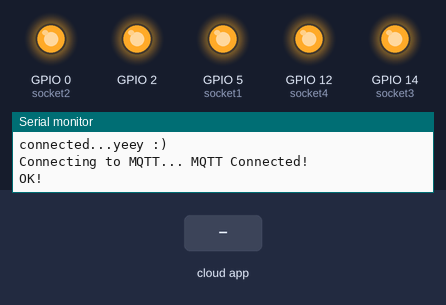
The sketch below on a simulated ESP8266 (NodeMCU). On the bench: output pins drawn as LEDs (lit = HIGH, except the on-board LED, lit = LOW), the last lines printed to the serial monitor. Inputs (shaded band) come from the test bench. WiFi joins after 1.5 s; servers stay silent unless stated; no MQTT or app messages arrive unless stated.

Above: at 2.7 s.
2.8 s: the phone or cloud app sets port3_control to ON
At 3.9 s:
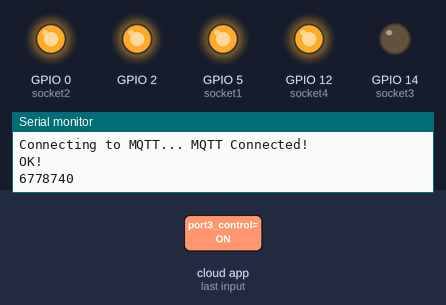
4.3 s: the phone or cloud app sets port1_control to ON
At 5.0 s:
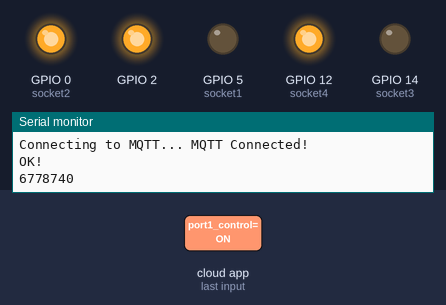
5.8 s: the phone or cloud app sets port2_control to ON
At 7.0 s:
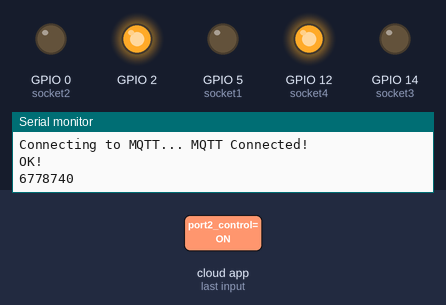
7.3 s: the phone or cloud app sets port4_control to ON
At 8.2 s:
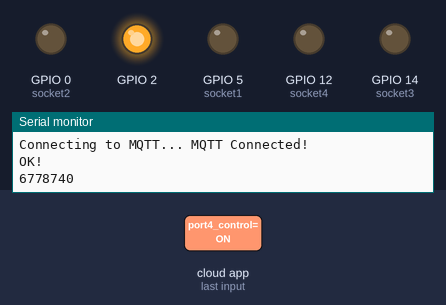
8.8 s: the phone or cloud app sets port1_control to reset
At 9.2 s:
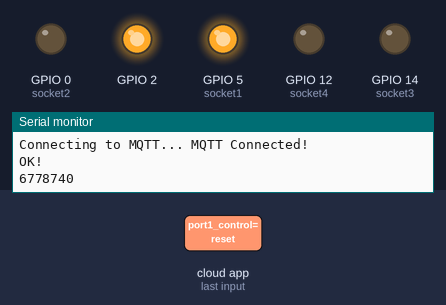
10.3 s: the phone or cloud app sets port2_control to reset
At 11.4 s:
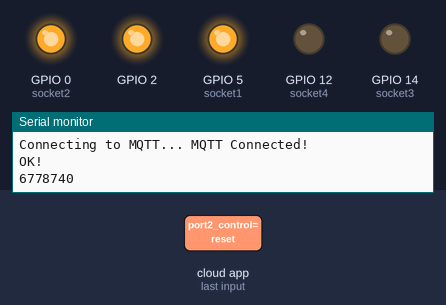
Timing chart, 0 to 12.8 s (numbered marks = the images above; inputs shaded):
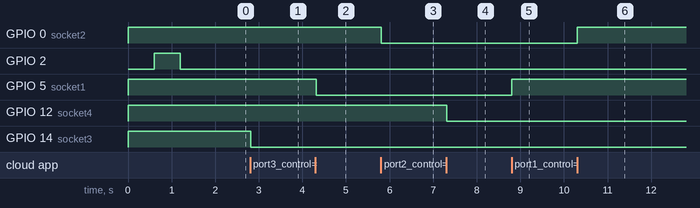

Measured:
- after the input at 2.8 s, GPIO 14 (socket3): HIGH → LOW at once
- after the input at 4.3 s, GPIO 5 (socket1): HIGH → LOW at once
- after the input at 5.8 s, GPIO 0 (socket2): HIGH → LOW at once
- after the input at 7.3 s, GPIO 12 (socket4): HIGH → LOW at once
- after the input at 8.8 s, GPIO 5 (socket1): LOW → HIGH at once
- after the input at 10.3 s, GPIO 0 (socket2): LOW → HIGH at once

The sketch:

version4.0.ino
```cpp
#if defined(ESP8266)
#include <ESP8266WiFi.h>          //https://github.com/esp8266/Arduino
#else
#include <WiFi.h>
#endif

//needed for library
#include <ESPAsyncWebServer.h>
#include <ESPAsyncWiFiManager.h>         //https://github.com/tzapu/WiFiManager
#include <FS.h>
#include <Wire.h>
#include <ESP8266mDNS.h>
#include <WiFiUdp.h>
#include <ArduinoOTA.h>
#include <Ticker.h>
#include <ESP8266WiFi.h>
#include "Adafruit_MQTT.h"
#include "Adafruit_MQTT_Client.h"


#define AIO_SERVER      "io.adafruit.com"
#define AIO_SERVERPORT  1883                   // use 8883 for SSL
#define AIO_USERNAME    "sakib_chowdhury"
#define AIO_KEY         "aio_QihB28dJAWuA5A3hWeGQLyE8DfYH"

const int socket1 = 5;
const int socket2 = 0;
const int socket3 = 14;
const int socket4 = 12;


Ticker ticker;


AsyncWebServer server(80);
DNSServer dns;


/************ Global State (you don't need to change this!) ******************/

// Create an ESP8266 WiFiClient class to connect to the MQTT server.
WiFiClient client;
// or... use WiFiFlientSecure for SSL
//WiFiClientSecure client;

// Setup the MQTT client class by passing in the WiFi client and MQTT server and login details.
Adafruit_MQTT_Client mqtt(&client, AIO_SERVER, AIO_SERVERPORT, AIO_USERNAME, AIO_KEY);


/****************************** Feeds ***************************************/


// Notice MQTT paths for AIO follow the form: <username>/feeds/<feedname>
Adafruit_MQTT_Publish port1_status = Adafruit_MQTT_Publish(&mqtt, AIO_USERNAME "/feeds/port1_status");
Adafruit_MQTT_Publish port2_status = Adafruit_MQTT_Publish(&mqtt, AIO_USERNAME "/feeds/port2_status");
Adafruit_MQTT_Publish port3_status = Adafruit_MQTT_Publish(&mqtt, AIO_USERNAME "/feeds/port3_status");
Adafruit_MQTT_Publish port4_status = Adafruit_MQTT_Publish(&mqtt, AIO_USERNAME "/feeds/port4_status");
Adafruit_MQTT_Publish _status = Adafruit_MQTT_Publish(&mqtt, AIO_USERNAME "/feeds/_status");


// Setup a feed called 'onoff' for subscribing to changes.
Adafruit_MQTT_Subscribe port1_control = Adafruit_MQTT_Subscribe(&mqtt, AIO_USERNAME "/feeds/port1_control");
Adafruit_MQTT_Subscribe port2_control = Adafruit_MQTT_Subscribe(&mqtt, AIO_USERNAME "/feeds/port2_control");
Adafruit_MQTT_Subscribe port3_control = Adafruit_MQTT_Subscribe(&mqtt, AIO_USERNAME "/feeds/port3_control");
Adafruit_MQTT_Subscribe port4_control = Adafruit_MQTT_Subscribe(&mqtt, AIO_USERNAME "/feeds/port4_control");
Adafruit_MQTT_Subscribe _reset = Adafruit_MQTT_Subscribe(&mqtt, AIO_USERNAME "/feeds/reset");


void tick();
void configModeCallback (AsyncWiFiManager *myWiFiManager);
void wifi_connect();
void MQTT_connect();


AsyncWiFiManager wifiManager(&server,&dns);


void setup() {
  // put your setup code here, to run once:
  Serial.begin(115200);

  digitalWrite(socket1,1);
  digitalWrite(socket2,1);
  digitalWrite(socket3,1);
  digitalWrite(socket4,1);


  pinMode(socket1, OUTPUT);
  pinMode(socket2, OUTPUT);
  pinMode(socket3, OUTPUT);
  pinMode(socket4, OUTPUT);
  pinMode(BUILTIN_LED, OUTPUT);

  Serial.println("Booting");

  wifi_connect();
  ArduinoOTA.setHostname("multiplug_root");
  ArduinoOTA.setPassword((const char *)"alh84001");
  ArduinoOTA.onStart([]() {
  Serial.println("Start");
  });
  ArduinoOTA.onEnd([]() {
    Serial.println("\nEnd");
  });
  ArduinoOTA.onProgress([](unsigned int progress, unsigned int total) {
    Serial.printf("Progress: %u%%\r", (progress / (total / 100)));
  });
  ArduinoOTA.onError([](ota_error_t error) {
    Serial.printf("Error[%u]: ", error);
    if (error == OTA_AUTH_ERROR) Serial.println("Auth Failed");
    else if (error == OTA_BEGIN_ERROR) Serial.println("Begin Failed");
    else if (error == OTA_CONNECT_ERROR) Serial.println("Connect Failed");
    else if (error == OTA_RECEIVE_ERROR) Serial.println("Receive Failed");
    else if (error == OTA_END_ERROR) Serial.println("End Failed");
  });
  ArduinoOTA.begin();
  // Setup MQTT subscription for onoff feed.
  mqtt.subscribe(&port1_control);
  mqtt.subscribe(&port2_control);
  mqtt.subscribe(&port3_control);
  mqtt.subscribe(&port4_control);
  mqtt.subscribe(&_reset);

}

void loop() {
  // put your main code here, to run repeatedly:
  wifi_connect();
  MQTT_connect();
  Adafruit_MQTT_Subscribe *subscription;

  while ((subscription = mqtt.readSubscription(5000))) {

    if (subscription == &port1_control) {
      if (strcmp((char *)port1_control.lastread , "ON") ==0)
      {
        digitalWrite(socket1, LOW);
      }

      else
      {
        digitalWrite(socket1, HIGH);
      }
    }


    if (subscription == &port2_control) {
      if (strcmp((char *)port2_control.lastread , "ON") ==0)
      {
        digitalWrite(socket2, LOW);
      }

      else
      {
        digitalWrite(socket2, HIGH);
      }
    }

    if (subscription == &port3_control) {
      if (strcmp((char *)port3_control.lastread , "ON") ==0)
      {
        digitalWrite(socket3, LOW);
        Serial.println('got');
      }

      else
      {
        digitalWrite(socket3, HIGH);
      }
    }

    if (subscription == &port4_control) {
      if (strcmp((char *)port4_control.lastread , "ON") ==0)
      {
        digitalWrite(socket4, LOW);
      }

      else
      {
        digitalWrite(socket4, HIGH);
      }
    }

    if (subscription == &_reset) {
      if (strcmp((char *)_reset.lastread , "reset") ==0)
      {
        wifiManager.resetSettings();
        while(1);
      }
    }
    ArduinoOTA.handle();
  }


  Serial.print(F("\nSending port1 val "));
  if (! port1_status.publish(!digitalRead(socket1))) {
    Serial.println(F("Failed"));
  } else {
    Serial.println(F("OK!"));
  }
  ArduinoOTA.handle();
  delay(1200);


  Serial.print(F("\nSending port2 val "));
  if (! port2_status.publish(!digitalRead(socket2))) {
    Serial.println(F("Failed"));
  } else {
    Serial.println(F("OK!"));
  }
  ArduinoOTA.handle();
  delay(1200);


  Serial.print(F("\nSending port3 val "));
  if (! port3_status.publish(!digitalRead(socket3))) {
    Serial.println(F("Failed"));
  } else {
    Serial.println(F("OK!"));
  }
  ArduinoOTA.handle();
  delay(1200);


  Serial.print(F("\nSending port4 val "));
  if (! port4_status.publish(!digitalRead(socket4))) {
    Serial.println(F("Failed"));
  } else {
    Serial.println(F("OK!"));
  }
  ArduinoOTA.handle();
  delay(1200);


}

void tick() // for ticking the led indicator during boot
{
  //toggle state
  int state = digitalRead(BUILTIN_LED);  // get the current state of GPIO1 pin
  digitalWrite(BUILTIN_LED, !state);     // set pin to the opposite state
}

void configModeCallback (AsyncWiFiManager *myWiFiManager) { //unnecessary
  Serial.println("Entered config mode");
  Serial.println(WiFi.softAPIP());
  //if you used auto generated SSID, print it
  Serial.println(myWiFiManager->getConfigPortalSSID());
  //entered config mode, make led toggle faster
  ticker.attach(0.2, tick);
}


void wifi_connect()
{
  if (WiFi.status() == WL_DISCONNECTED)
  {

    ticker.attach(0.6, tick);

    wifiManager.autoConnect("Multiplug Access Point");
    ArduinoOTA.handle();
    Serial.println("connected...yeey :)");


    ticker.detach();
    digitalWrite(BUILTIN_LED, LOW);
  }
  else
  {
  return;
  }
}


void MQTT_connect() {
  int8_t ret;

  // Stop if already connected.
  if (mqtt.connected()) {
    return;
  }
  ticker.attach(0.2, tick);
  Serial.print("Connecting to MQTT... ");


  while ((ret = mqtt.connect()) != 0) { // connect will return 0 for connected
       wifi_connect();
       Serial.println(mqtt.connectErrorString(ret));
       Serial.println("Retrying MQTT connection in 5 seconds...");
       mqtt.disconnect();
       delay(5000);  // wait 5 seconds
       ArduinoOTA.handle();


  }

  ticker.detach();
  digitalWrite(BUILTIN_LED, LOW);


  Serial.println("MQTT Connected!");
  if (! _status.publish("connected to server!!!")) {
    Serial.println(F("Failed"));
    } else {
    Serial.println(F("OK!"));
    }
   delay(1200);
}
```
